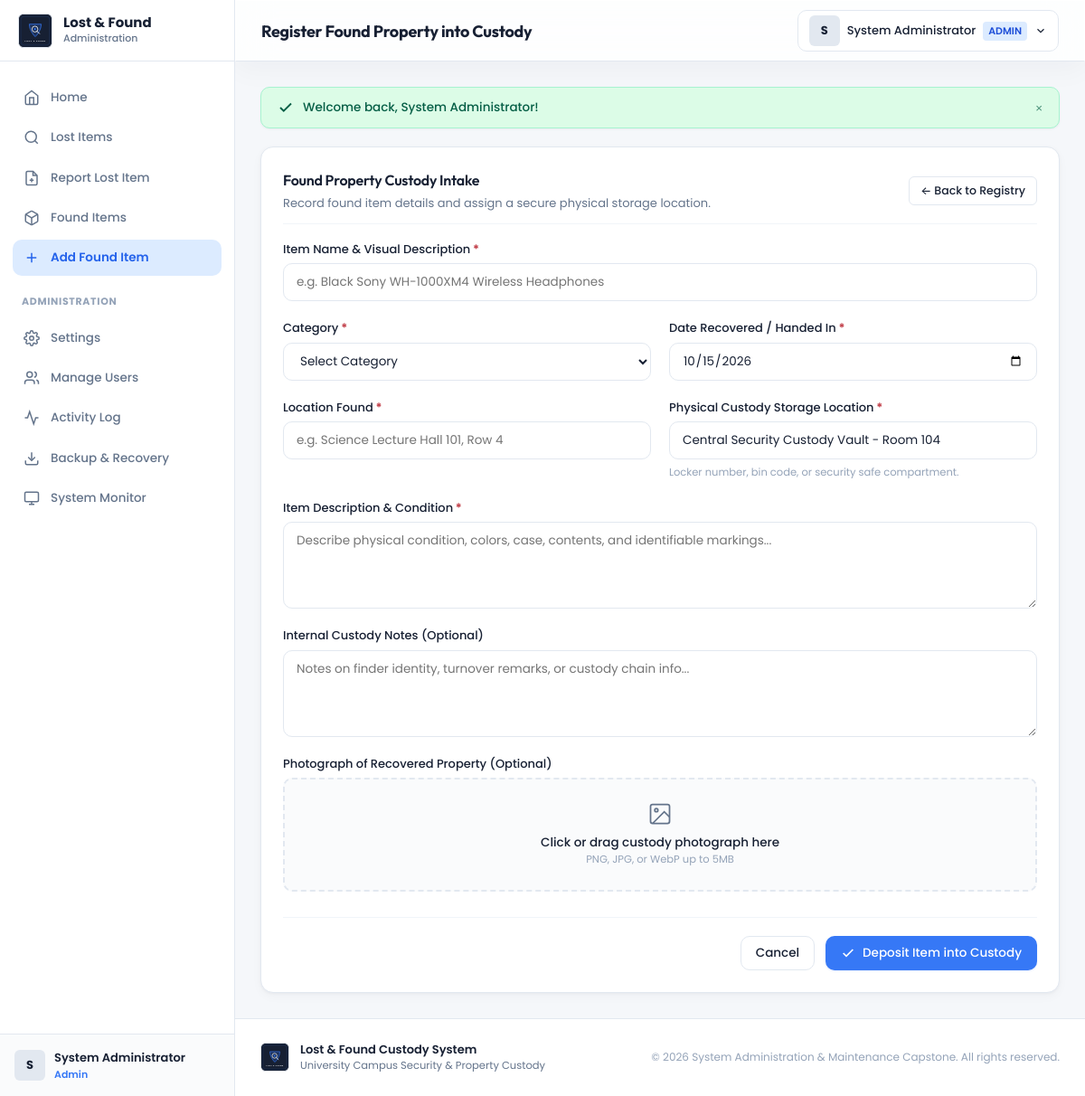
Screenshot of /found_items/add.php (signed in) with the database file from the repository.
### tables this page shows
CREATE TABLE `system_settings` (
  `id` int(11) NOT NULL AUTO_INCREMENT,
  `setting_key` varchar(50) NOT NULL,
  `setting_value` text NOT NULL,
  `setting_group` varchar(50) NOT NULL DEFAULT 'general',
  `description` varchar(255) DEFAULT NULL,
  `updated_at` timestamp NOT NULL DEFAULT CURRENT_TIMESTAMP ON UPDATE CURRENT_TIMESTAMP,
  PRIMARY KEY (`id`),
  UNIQUE KEY `uk_setting_key` (`setting_key`)
);

### includes/functions.php (called while the page is built, shortened)
<?php
function e($value): string {
    return htmlspecialchars((string)($value ?? ''), ENT_QUOTES, 'UTF-8');
}
function get_system_setting(string $key, string $default = ''): string {
    try {
        $db = get_db_connection();
        $stmt = $db->prepare("SELECT setting_value FROM system_settings WHERE setting_key = :k LIMIT 1");
        $stmt->execute(['k' => $key]);
        $val = $stmt->fetchColumn();
        if ($val !== false) {
            return (string)$val;
        }
    } catch (Exception $e) {
        error_log('Failed to fetch setting ' . $key . ': ' . $e->getMessage());
    }
    return $default;
}
function get_logo_url(): string {
    if (file_exists(APP_ROOT . '/picture/logo.svg')) {
        return BASE_URL . '/picture/logo.svg';
    }
    return BASE_URL . '/assets/images/logo-fallback.svg';
}

### found_items/add.php (the view, shortened to what this page needs)
<?php
require_once APP_ROOT . '/includes/functions.php';
$defaultStorage = get_system_setting('default_storage_location', 'Central Security Custody Vault - Room 104');
require_once APP_ROOT . '/includes/header.php';
require_once APP_ROOT . '/includes/sidebar.php';
?>
<div class="app-main">
    <?php require_once APP_ROOT . '/includes/navbar.php'; ?>
    <div class="content-wrapper">
        <?php require_once APP_ROOT . '/includes/flash_messages.php'; ?>
        <div class="card" style="max-width: 960px; margin: 0 auto;">
            <div class="card-header">
                <div>
                    <h2 class="card-title">Found Property Custody Intake</h2>
                    <p style="font-size: 13px; color: var(--text-secondary); margin-top: 4px;">
                        Record found item details and assign a secure physical storage location.
                    </p>
                </div>
                <a href="<?= BASE_URL ?>/found_items/index.php" class="btn btn-secondary btn-sm">&larr; Back to Registry</a>
            </div>
            <form method="POST" action="<?= BASE_URL ?>/found_items/process.php" enctype="multipart/form-data">
                <div class="form-grid-2col">
                    <div class="form-group col-span-2">
                        <label for="item_name" class="form-label required">Item Name &amp; Visual Description</label>
                        <input type="text" id="item_name" name="item_name" class="form-control" placeholder="e.g. Black Sony WH-1000XM4 Wireless Headphones" required autofocus>
                    </div>
                    <div class="form-group">
                        <label for="category_id" class="form-label required">Category</label>
                        <select id="category_id" name="category_id" class="form-control" required>
                            <option value="">Select Category</option>
                        </select>
                    </div>
                    <div class="form-group">
                        <label for="date_found" class="form-label required">Date Recovered / Handed In</label>
                        <input type="date" id="date_found" name="date_found" class="form-control" max="<?= date('Y-m-d') ?>" value="<?= date('Y-m-d') ?>" required>
                    </div>
                    <div class="form-group">
                        <label for="location_found" class="form-label required">Location Found</label>
                        <input type="text" id="location_found" name="location_found" class="form-control" placeholder="e.g. Science Lecture Hall 101, Row 4" required>
                    </div>
                    <div class="form-group">
                        <label for="storage_location" class="form-label required">Physical Custody Storage Location</label>
                        <input type="text" id="storage_location" name="storage_location" class="form-control" value="<?= e($defaultStorage) ?>" required>
                        <span class="form-helper">Locker number, bin code, or security safe compartment.</span>
                    </div>
                    <div class="form-group col-span-2">
                        <label for="description" class="form-label required">Item Description &amp; Condition</label>
                        <textarea id="description" name="description" class="form-control" placeholder="Describe physical condition, colors, case, contents, and identifiable markings..." required></textarea>
                    </div>
                    <div class="form-group col-span-2">
                        <label for="additional_notes" class="form-label">Internal Custody Notes (Optional)</label>
                        <textarea id="additional_notes" name="additional_notes" class="form-control" placeholder="Notes on finder identity, turnover remarks, or custody chain info..."></textarea>
                    </div>
                    <div class="form-group col-span-2">
                        <label class="form-label">Photograph of Recovered Property (Optional)</label>
                        <label class="file-upload-box" for="itemImageInput">
                            <div id="uploadPrompt">
                                <svg width="28" height="28" viewBox="0 0 24 24" fill="none" stroke="currentColor" stroke-width="1.5" style="margin:0 auto 8px;display:block;color:var(--text-secondary);"><rect x="3" y="3" width="18" height="18" rx="2" ry="2"/><circle cx="8.5" cy="8.5" r="1.5"/><polyline points="21 15 16 10 5 21"/></svg>
                                <div style="font-size: 13.5px; font-weight: 500;">Click or drag custody photograph here</div>
                                <div class="form-helper">PNG, JPG, or WebP up to 5MB</div>
                            </div>
                        </label>
                    </div>
                </div>
                <div class="form-actions-bar">
                    <a href="<?= BASE_URL ?>/found_items/index.php" class="btn btn-secondary">Cancel</a>
                    <button type="submit" class="btn btn-primary">
                        <svg width="16" height="16" viewBox="0 0 24 24" fill="none" stroke="currentColor" stroke-width="2.5"><polyline points="20 6 9 17 4 12"/></svg>
                        <span>Deposit Item into Custody</span>
                    </button>
                </div>
            </form>
        </div>
<?php
require_once APP_ROOT . '/includes/footer.php';
?>

### includes/footer.php (shortened to what this page needs)
<?php
$orgName = get_system_setting('organization_name', 'Campus Security & Property Custody');
$sysName = get_system_setting('system_name', 'Lost & Found Management System');
$logoUrl = get_logo_url();
?>
    </div>
    <footer style="margin-top: auto; background: #FFFFFF; border-top: 1px solid var(--border-color); padding: 24px 28px;">
        <div style="max-width: 1400px; margin: 0 auto; display: flex; flex-wrap: wrap; justify-content: space-between; align-items: center; gap: 16px;">
            <div style="display: flex; align-items: center; gap: 12px;">
                <div style="width: 32px; height: 32px; border-radius: 6px; overflow: hidden; background: #172033; display: flex; align-items: center; justify-content: center; border: 1px solid var(--border-color);">
                    <img src="<?= e($logoUrl) ?>" alt="Logo" style="width: 100%; height: 100%; object-fit: contain; border-radius: 0;">
                </div>
                <div>
                    <div style="font-size: 13px; font-weight: 600; color: var(--text-primary);"><?= e($sysName) ?></div>
                    <div style="font-size: 11.5px; color: var(--text-secondary);"><?= e($orgName) ?></div>
                </div>
            </div>
            <div style="font-size: 12px; color: var(--text-muted);">
                &copy; <?= date('Y') ?> System Administration &amp; Maintenance Capstone. All rights reserved.
            </div>
        </div>
    </footer>
    </div>
</div>
</body>
</html>

### assets/css/style.css (style rules this page uses)
:root { --bg-main: #F5F7FA; --surface-primary: #FFFFFF; --surface-secondary: #F0F3F7; --text-primary: #172033; --text-secondary: #64748B; --text-muted: #94A3B8; --accent-main: #3678F6; --accent-hover: #2563EB; --accent-soft: #DCEBFF; --border-color: #E2E8F0; --border-light: #F1F5F9; --success: #16856B; --success-bg: #DCFCE7; --warning: #B7791F; --warning-bg: #FEF3C7; --error: #C2414B; --error-bg: #FEE2E2; --radius-sm: 6px; --radius-md: 10px; --radius-lg: 14px; --radius-xl: 20px; --shadow-subtle: 0 1px 3px rgba(15, 23, 42, 0.04), 0 1px 2px rgba(15, 23, 42, 0.02); --shadow-card: 0 4px 12px rgba(15, 23, 42, 0.03), 0 1px 3px rgba(15, 23, 42, 0.04); --shadow-dropdown: 0 12px 30px rgba(15, 23, 42, 0.08), 0 4px 6px rgba(15, 23, 42, 0.04); --transition-fast: 0.15s ease; --transition-base: 0.2s cubic-bezier(0.16, 1, 0.3, 1); --sidebar-width: 260px; --topbar-height: 68px; }
*, *::before, *::after { box-sizing: border-box; margin: 0; padding: 0; }
body { font-family: 'Poppins', -apple-system, BlinkMacSystemFont, "Segoe UI", Roboto, sans-serif; background-color: var(--bg-main); color: var(--text-primary); font-size: 14px; line-height: 1.5; -webkit-font-smoothing: antialiased; min-height: 100vh; }
h1, h2, h3, h4, .brand-display { font-family: 'Outfit', 'Poppins', sans-serif; color: var(--text-primary); font-weight: 600; letter-spacing: -0.015em; }
a { color: var(--accent-main); text-decoration: none; transition: color var(--transition-fast); }
.app-main { margin-left: var(--sidebar-width); flex: 1; display: flex; flex-direction: column; min-height: 100vh; }
.btn { display: inline-flex; align-items: center; justify-content: center; gap: 8px; font-family: inherit; font-size: 13.5px; font-weight: 500; padding: 8px 16px; border-radius: var(--radius-md); border: 1px solid transparent; cursor: pointer; transition: all var(--transition-fast); text-decoration: none; white-space: nowrap; }
.btn-primary { background-color: var(--accent-main); color: #FFFFFF; box-shadow: 0 1px 2px rgba(54, 120, 246, 0.16); }
.btn-secondary { background-color: var(--surface-primary); border-color: var(--border-color); color: var(--text-primary); }
.btn-sm { padding: 6px 12px; font-size: 12.5px; border-radius: var(--radius-sm); }
.content-wrapper { flex: 1; padding: 28px; max-width: 1400px; width: 100%; margin: 0 auto; }
.card { background: var(--surface-primary); border: 1px solid var(--border-color); border-radius: var(--radius-lg); box-shadow: var(--shadow-card); padding: 24px; margin-bottom: 24px; }
.card-header { display: flex; align-items: center; justify-content: space-between; margin-bottom: 18px; padding-bottom: 12px; border-bottom: 1px solid var(--border-light); }
.card-title { font-size: 16px; font-weight: 600; color: var(--text-primary); }

### assets/css/forms.css (style rules this page uses)
.form-grid-2col { display: grid; grid-template-columns: 1fr 1fr; gap: 20px; }
.form-group { display: flex; flex-direction: column; gap: 6px; }
.form-group.col-span-2 { grid-column: span 2; }
.form-label { font-size: 13px; font-weight: 500; color: var(--text-primary); }
.form-label.required::after { content: " *"; color: var(--error); font-weight: bold; }
.form-control { width: 100%; height: 42px; padding: 8px 14px; font-family: inherit; font-size: 13.5px; color: var(--text-primary); background-color: var(--surface-primary); border: 1px solid var(--border-color); border-radius: var(--radius-md); outline: none; transition: border-color var(--transition-fast), box-shadow var(--transition-fast); }
textarea.form-control { height: auto; min-height: 96px; resize: vertical; padding: 10px 14px; }
.form-helper { font-size: 11.5px; color: var(--text-muted); }
.file-upload-box { border: 2px dashed var(--border-color); border-radius: var(--radius-md); padding: 24px; text-align: center; background: #FAFBFC; cursor: pointer; transition: border-color var(--transition-fast), background var(--transition-fast); }
.form-actions-bar { display: flex; align-items: center; justify-content: flex-end; gap: 12px; margin-top: 28px; padding-top: 20px; border-top: 1px solid var(--border-light); }

### rows the page displays
system_settings: storage_location "Central Security Custody Vault - Room 104"
system_settings: setting_value "Lost & Found Custody System"
system_settings: setting_value "University Campus Security & Property Custody"

### other values shown
substr($user['full_name'] ?? 'U', 0, 1) "S"
$user['full_name'] "System Administrator"
$user['role'] "Admin"
$pageHeading "Register Found Property into Custody"
substr($user['full_name'], 0, 1) "S"
$user['role'] "ADMIN"
$flash['message'] "Welcome back, System Administrator!"
